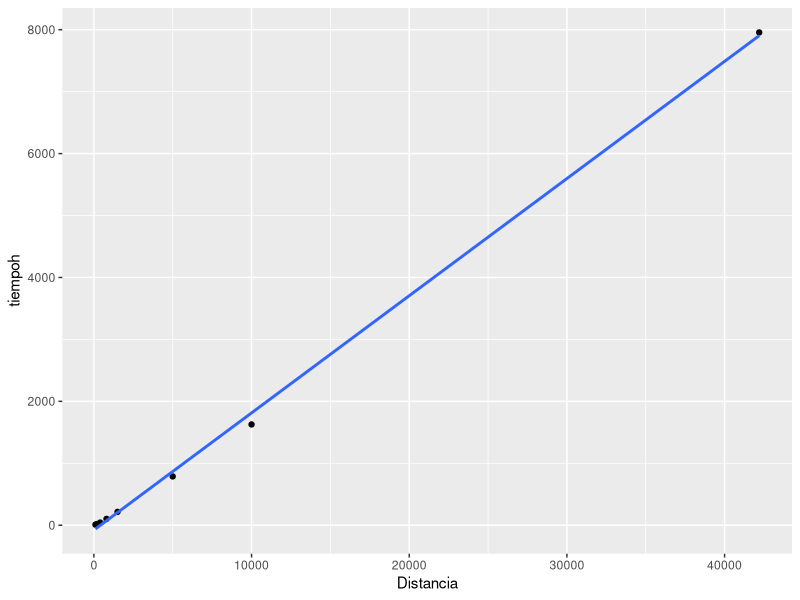
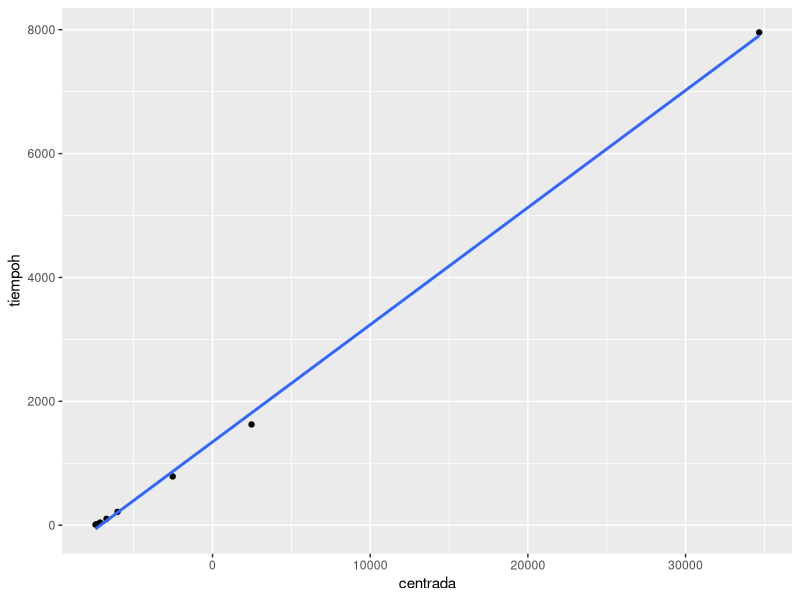

These figures' R source, in order:
#Ejercicio 5

Distancia<-c(100,200,400,800,1500,5000,10000,42195)

tiempoh <- c(9.84,19.32,43.19,102.58,215.78,787.96,1627.34,7956.00)

tiempom <- c( 10.84,22.12,48.25,117.73,240.83,899.88,1861.63,8765.00)

data <- cbind(Distancia,tiempoh,tiempom)

data<-data.frame(data)

colnames(data) <- c("Distancia", "Tiempo (hombres)","Tiempo (Mujeres")

class(data)

obj <- lm(tiempoh~Distancia,data)

coef(obj)

obj2 <- lm(tiempom~Distancia,data)

coef(obj2)

library(ggplot2)

ggplot(data,aes(x=Distancia,y=tiempoh))+geom_point()+geom_smooth(method = lm,se=F)


##############################



library(tidyverse)

algoh<-data%>%mutate(centrada=Distancia-mean(Distancia))%>%lm(tiempoh~centrada, data=.)
  
algoh[["coefficients"]]

algom<- data%>%
  mutate(centrada=Distancia-mean(Distancia)) %>%
  lm(tiempom~centrada, data=.)

algom[["coefficients"]]



 #Grafico
data%>%
  mutate(centrada=Distancia-mean(Distancia))%>%
  lm(tiempoh~centrada, data=.)%>%
  ggplot(.,aes(x=centrada,y=tiempoh))+geom_point()+geom_smooth(method = lm,se=F)


#Son los hombres más rápidos?

modh <- lm(tiempoh~Distancia,data = data)

sum(coef(modh)*c(1,3000))

predict(modh,newdata=data.frame(Distancia=3000))




# Ejercicio 6













































